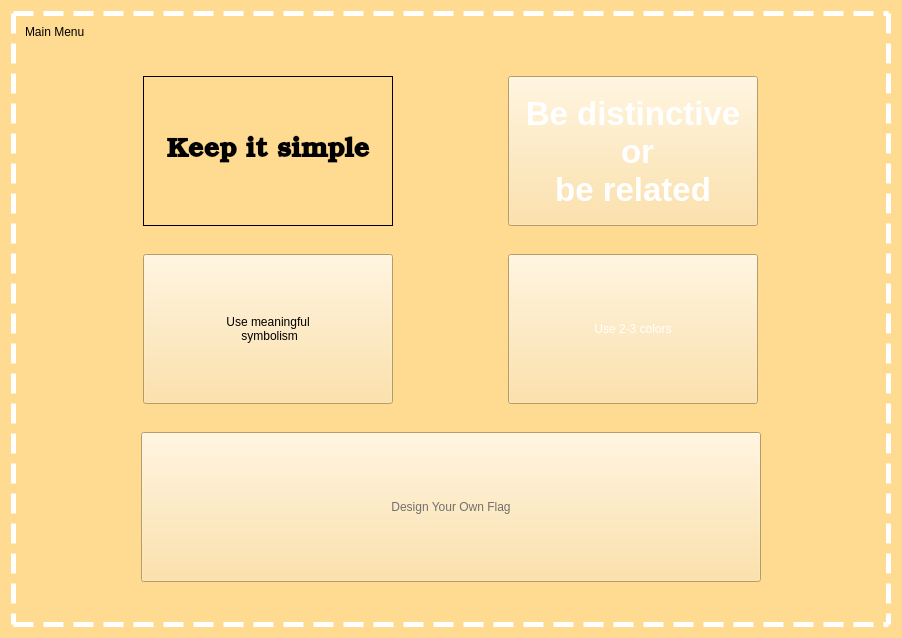
<?xml version="1.0" encoding="UTF-8"?>
<ui version="4.0">
 <class>MainMenu</class>
 <widget class="QWidget" name="MainMenu">
  <property name="geometry">
   <rect>
    <x>0</x>
    <y>0</y>
    <width>902</width>
    <height>638</height>
   </rect>
  </property>
  <property name="sizePolicy">
   <sizepolicy hsizetype="Expanding" vsizetype="Expanding">
    <horstretch>0</horstretch>
    <verstretch>0</verstretch>
   </sizepolicy>
  </property>
  <property name="font">
   <font>
    <family>.AppleSystemUIFont</family>
   </font>
  </property>
  <property name="windowTitle">
   <string>Form</string>
  </property>
  <property name="styleSheet">
   <string notr="true">background-color: rgb(255, 219, 146);
</string>
  </property>
  <layout class="QVBoxLayout" name="verticalLayout_3">
   <item>
    <widget class="QFrame" name="verticalFrame">
     <property name="styleSheet">
      <string notr="true">QFrame#verticalFrame {
	border: 5px dashed white;
}</string>
     </property>
     <layout class="QVBoxLayout" name="verticalLayout">
      <item>
       <widget class="QLabel" name="label">
        <property name="styleSheet">
         <string notr="true">font: 600 30pt &quot;Bookman Old Style&quot;;
qproperty-alignment: 'AlignCenter';
</string>
        </property>
        <property name="text">
         <string>Main Menu</string>
        </property>
       </widget>
      </item>
      <item>
       <widget class="QWidget" name="widget" native="true">
        <property name="styleSheet">
         <string notr="true">background-color: rgb(255, 219, 146);
</string>
        </property>
        <layout class="QVBoxLayout" name="verticalLayout_2">
         <item>
          <layout class="QHBoxLayout" name="horizontalLayout">
           <item>
            <widget class="QPushButton" name="KISButton">
             <property name="sizePolicy">
              <sizepolicy hsizetype="Expanding" vsizetype="Expanding">
               <horstretch>0</horstretch>
               <verstretch>0</verstretch>
              </sizepolicy>
             </property>
             <property name="minimumSize">
              <size>
               <width>250</width>
               <height>150</height>
              </size>
             </property>
             <property name="maximumSize">
              <size>
               <width>250</width>
               <height>150</height>
              </size>
             </property>
             <property name="font">
              <font>
               <family>Bookman Old Style</family>
               <pointsize>20</pointsize>
               <italic>false</italic>
               <bold>true</bold>
              </font>
             </property>
             <property name="styleSheet">
              <string notr="true">QPushButton#KISButton {
    border-image: url(:/Flags/jp.png);
    color: black;
    text-align: center;
    border: 1px solid black;
	 font: 600 20pt &quot;Bookman Old Style&quot;;
}

QPushButton#DesignButton:pressed, QPushButton#DesignButton:checked {
	border-color:  rgb(85, 255, 0);
}
</string>
             </property>
             <property name="text">
              <string>Keep it simple</string>
             </property>
            </widget>
           </item>
           <item>
            <widget class="QPushButton" name="BDRButton">
             <property name="sizePolicy">
              <sizepolicy hsizetype="Expanding" vsizetype="Expanding">
               <horstretch>0</horstretch>
               <verstretch>0</verstretch>
              </sizepolicy>
             </property>
             <property name="minimumSize">
              <size>
               <width>250</width>
               <height>150</height>
              </size>
             </property>
             <property name="maximumSize">
              <size>
               <width>250</width>
               <height>150</height>
              </size>
             </property>
             <property name="styleSheet">
              <string notr="true">QPushButton#BDRButton {
	border-image: url(:/Flags/gh.png);
    font: bold 25pt Arial;
	color: rgb(255, 255, 255);
    text-align: center;
	 font: 600 20pt &quot;Bookman Old Style&quot;;
}

QPushButton#DesignButton:pressed, QPushButton#DesignButton:checked {
	border-color:  rgb(85, 255, 0);
}
</string>
             </property>
             <property name="text">
              <string>Be distinctive
 or 
be related</string>
             </property>
            </widget>
           </item>
          </layout>
         </item>
         <item>
          <layout class="QHBoxLayout" name="horizontalLayout_2">
           <item>
            <widget class="QPushButton" name="UMSButton">
             <property name="sizePolicy">
              <sizepolicy hsizetype="Expanding" vsizetype="Expanding">
               <horstretch>0</horstretch>
               <verstretch>0</verstretch>
              </sizepolicy>
             </property>
             <property name="minimumSize">
              <size>
               <width>250</width>
               <height>150</height>
              </size>
             </property>
             <property name="maximumSize">
              <size>
               <width>250</width>
               <height>150</height>
              </size>
             </property>
             <property name="styleSheet">
              <string notr="true">QPushButton#UMSButton {
    border-image: url(:/Flags/cy.png);
    color: Black;
	 font: 600 20pt &quot;Bookman Old Style&quot;;
    text-align: center;
}

QPushButton#DesignButton:pressed, QPushButton#DesignButton:checked {
	border-color:  rgb(85, 255, 0);
}
</string>
             </property>
             <property name="text">
              <string>Use meaningful
 symbolism</string>
             </property>
            </widget>
           </item>
           <item>
            <widget class="QPushButton" name="U23Button">
             <property name="sizePolicy">
              <sizepolicy hsizetype="Expanding" vsizetype="Expanding">
               <horstretch>0</horstretch>
               <verstretch>0</verstretch>
              </sizepolicy>
             </property>
             <property name="minimumSize">
              <size>
               <width>250</width>
               <height>150</height>
              </size>
             </property>
             <property name="maximumSize">
              <size>
               <width>250</width>
               <height>150</height>
              </size>
             </property>
             <property name="styleSheet">
              <string notr="true">QPushButton#U23Button {
    border-image: url(:/Flags/de.png);
    color: White;
    text-align: center;
	 font: 600 20pt &quot;Bookman Old Style&quot;;
}

QPushButton#DesignButton:pressed, QPushButton#DesignButton:checked {
	border-color:  rgb(85, 255, 0);
}
</string>
             </property>
             <property name="text">
              <string>Use 2-3 colors</string>
             </property>
            </widget>
           </item>
          </layout>
         </item>
         <item>
          <layout class="QHBoxLayout" name="horizontalLayout_4">
           <item>
            <widget class="QPushButton" name="DesignButton">
             <property name="enabled">
              <bool>true</bool>
             </property>
             <property name="sizePolicy">
              <sizepolicy hsizetype="Fixed" vsizetype="Fixed">
               <horstretch>0</horstretch>
               <verstretch>0</verstretch>
              </sizepolicy>
             </property>
             <property name="minimumSize">
              <size>
               <width>0</width>
               <height>150</height>
              </size>
             </property>
             <property name="maximumSize">
              <size>
               <width>620</width>
               <height>150</height>
              </size>
             </property>
             <property name="styleSheet">
              <string notr="true">border-image: url(:/Icons/bannerbw.jpg);
color: rgb(112, 112, 112);
font: 600 40pt &quot;Bookman Old Style&quot;;
text-align: center;
</string>
             </property>
             <property name="text">
              <string>Design Your Own Flag</string>
             </property>
             <property name="iconSize">
              <size>
               <width>1000</width>
               <height>1000</height>
              </size>
             </property>
            </widget>
           </item>
          </layout>
         </item>
        </layout>
       </widget>
      </item>
     </layout>
    </widget>
   </item>
  </layout>
 </widget>
 <resources/>
 <connections/>
</ui>
